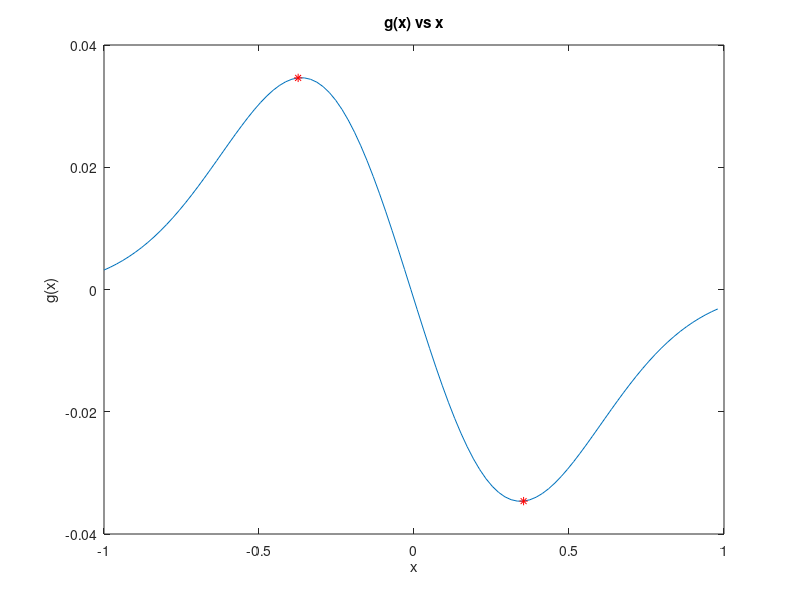

Write MATLAB code to recreate this figure.
clear
close all
clc
% Define x as a vector of 100 evenly spaced points between -1 and 1
x = linspace(-1,1)
% Define vector f
k = 4;
f = exp(-4*x.^2)
% Compute diff g
g = diff(f)
plot(x(1:length(x)-1),g)
title('g(x) vs x');
xlabel('x');
ylabel('g(x)');
hold on
% Use max min and logical indexing to find x values of mins and maxs
[~,x1] = min(g)
[~,x2] = max(g)
% plot red stars on maxs and mins
plot(x(x1),g(x1),'*r');
plot(x(x2),g(x2),'*r');